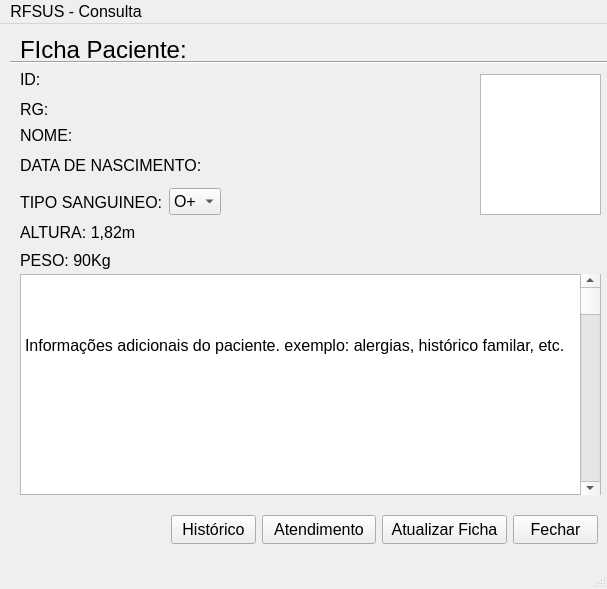
<?xml version="1.0" encoding="UTF-8"?>
<ui version="4.0">
 <class>consulta</class>
 <widget class="QMainWindow" name="consulta">
  <property name="geometry">
   <rect>
    <x>0</x>
    <y>0</y>
    <width>607</width>
    <height>589</height>
   </rect>
  </property>
  <property name="minimumSize">
   <size>
    <width>607</width>
    <height>589</height>
   </size>
  </property>
  <property name="maximumSize">
   <size>
    <width>607</width>
    <height>589</height>
   </size>
  </property>
  <property name="font">
   <font>
    <pointsize>12</pointsize>
   </font>
  </property>
  <property name="windowTitle">
   <string>MainWindow</string>
  </property>
  <widget class="QWidget" name="centralwidget">
   <widget class="QLabel" name="label">
    <property name="geometry">
     <rect>
      <x>20</x>
      <y>10</y>
      <width>211</width>
      <height>31</height>
     </rect>
    </property>
    <property name="font">
     <font>
      <family>Arial</family>
      <pointsize>18</pointsize>
     </font>
    </property>
    <property name="text">
     <string>FIcha Paciente:</string>
    </property>
   </widget>
   <widget class="Line" name="line">
    <property name="geometry">
     <rect>
      <x>10</x>
      <y>30</y>
      <width>621</width>
      <height>16</height>
     </rect>
    </property>
    <property name="orientation">
     <enum>Qt::Horizontal</enum>
    </property>
   </widget>
   <widget class="QLabel" name="identificacaoLabelNome">
    <property name="geometry">
     <rect>
      <x>20</x>
      <y>100</y>
      <width>371</width>
      <height>23</height>
     </rect>
    </property>
    <property name="font">
     <font>
      <family>Arial</family>
      <pointsize>12</pointsize>
     </font>
    </property>
    <property name="text">
     <string>NOME:</string>
    </property>
   </widget>
   <widget class="QLabel" name="identificacaoLabelNascimento">
    <property name="geometry">
     <rect>
      <x>20</x>
      <y>130</y>
      <width>371</width>
      <height>23</height>
     </rect>
    </property>
    <property name="font">
     <font>
      <family>Arial</family>
      <pointsize>12</pointsize>
     </font>
    </property>
    <property name="text">
     <string>DATA DE NASCIMENTO:</string>
    </property>
   </widget>
   <widget class="QLabel" name="identificacaoLabelRG">
    <property name="geometry">
     <rect>
      <x>20</x>
      <y>70</y>
      <width>371</width>
      <height>31</height>
     </rect>
    </property>
    <property name="font">
     <font>
      <family>Arial</family>
      <pointsize>12</pointsize>
     </font>
    </property>
    <property name="text">
     <string>RG:</string>
    </property>
   </widget>
   <widget class="QLabel" name="identificacaoLabelRG_2">
    <property name="geometry">
     <rect>
      <x>20</x>
      <y>40</y>
      <width>371</width>
      <height>31</height>
     </rect>
    </property>
    <property name="font">
     <font>
      <family>Arial</family>
      <pointsize>12</pointsize>
     </font>
    </property>
    <property name="text">
     <string>ID:</string>
    </property>
   </widget>
   <widget class="QGraphicsView" name="identificacaoFoto">
    <property name="geometry">
     <rect>
      <x>480</x>
      <y>50</y>
      <width>121</width>
      <height>141</height>
     </rect>
    </property>
   </widget>
   <widget class="QLabel" name="label_2">
    <property name="geometry">
     <rect>
      <x>20</x>
      <y>200</y>
      <width>371</width>
      <height>17</height>
     </rect>
    </property>
    <property name="font">
     <font>
      <family>Arial</family>
      <pointsize>12</pointsize>
     </font>
    </property>
    <property name="text">
     <string>ALTURA: 1,82m</string>
    </property>
   </widget>
   <widget class="QLabel" name="label_3">
    <property name="geometry">
     <rect>
      <x>20</x>
      <y>226</y>
      <width>371</width>
      <height>21</height>
     </rect>
    </property>
    <property name="font">
     <font>
      <family>Arial</family>
      <pointsize>12</pointsize>
     </font>
    </property>
    <property name="text">
     <string>PESO: 90Kg</string>
    </property>
   </widget>
   <widget class="QTextBrowser" name="textBrowser">
    <property name="geometry">
     <rect>
      <x>20</x>
      <y>250</y>
      <width>581</width>
      <height>221</height>
     </rect>
    </property>
    <property name="html">
     <string>&lt;!DOCTYPE HTML PUBLIC &quot;-//W3C//DTD HTML 4.0//EN&quot; &quot;http://www.w3.org/TR/REC-html40/strict.dtd&quot;&gt;
&lt;html&gt;&lt;head&gt;&lt;meta name=&quot;qrichtext&quot; content=&quot;1&quot; /&gt;&lt;style type=&quot;text/css&quot;&gt;
p, li { white-space: pre-wrap; }
&lt;/style&gt;&lt;/head&gt;&lt;body style=&quot; font-family:'Ubuntu'; font-size:12pt; font-weight:400; font-style:normal;&quot;&gt;
&lt;p style=&quot; margin-top:0px; margin-bottom:0px; margin-left:0px; margin-right:0px; -qt-block-indent:0; text-indent:0px;&quot;&gt;       &lt;/p&gt;
&lt;p style=&quot;-qt-paragraph-type:empty; margin-top:0px; margin-bottom:0px; margin-left:0px; margin-right:0px; -qt-block-indent:0; text-indent:0px;&quot;&gt;&lt;br /&gt;&lt;/p&gt;
&lt;p style=&quot;-qt-paragraph-type:empty; margin-top:0px; margin-bottom:0px; margin-left:0px; margin-right:0px; -qt-block-indent:0; text-indent:0px;&quot;&gt;&lt;br /&gt;&lt;/p&gt;
&lt;p style=&quot; margin-top:0px; margin-bottom:0px; margin-left:0px; margin-right:0px; -qt-block-indent:0; text-indent:0px;&quot;&gt;Informações adicionais do paciente. exemplo: alergias, histórico familar, etc.&lt;/p&gt;&lt;/body&gt;&lt;/html&gt;</string>
    </property>
   </widget>
   <widget class="QScrollBar" name="verticalScrollBar">
    <property name="geometry">
     <rect>
      <x>580</x>
      <y>250</y>
      <width>20</width>
      <height>221</height>
     </rect>
    </property>
    <property name="orientation">
     <enum>Qt::Vertical</enum>
    </property>
   </widget>
   <widget class="QPushButton" name="identificacaoBotaoLimpar">
    <property name="geometry">
     <rect>
      <x>513</x>
      <y>491</y>
      <width>85</width>
      <height>29</height>
     </rect>
    </property>
    <property name="font">
     <font>
      <pointsize>12</pointsize>
     </font>
    </property>
    <property name="text">
     <string>Fechar</string>
    </property>
   </widget>
   <widget class="QPushButton" name="identificacaoBotaoLimpar_2">
    <property name="geometry">
     <rect>
      <x>382</x>
      <y>491</y>
      <width>125</width>
      <height>29</height>
     </rect>
    </property>
    <property name="font">
     <font>
      <pointsize>12</pointsize>
     </font>
    </property>
    <property name="text">
     <string>Atualizar Ficha</string>
    </property>
   </widget>
   <widget class="QPushButton" name="identificacaoBotaoLimpar_3">
    <property name="geometry">
     <rect>
      <x>262</x>
      <y>491</y>
      <width>114</width>
      <height>29</height>
     </rect>
    </property>
    <property name="font">
     <font>
      <pointsize>12</pointsize>
     </font>
    </property>
    <property name="text">
     <string>Atendimento</string>
    </property>
   </widget>
   <widget class="QPushButton" name="identificacaoBotaoLimpar_4">
    <property name="geometry">
     <rect>
      <x>171</x>
      <y>491</y>
      <width>85</width>
      <height>29</height>
     </rect>
    </property>
    <property name="font">
     <font>
      <pointsize>12</pointsize>
     </font>
    </property>
    <property name="text">
     <string>Histórico</string>
    </property>
   </widget>
   <widget class="QWidget" name="">
    <property name="geometry">
     <rect>
      <x>20</x>
      <y>160</y>
      <width>201</width>
      <height>36</height>
     </rect>
    </property>
    <layout class="QHBoxLayout" name="horizontalLayout">
     <item>
      <widget class="QLabel" name="identificacaoLabelNascimento_2">
       <property name="font">
        <font>
         <family>Arial</family>
         <pointsize>12</pointsize>
        </font>
       </property>
       <property name="text">
        <string>TIPO SANGUINEO:</string>
       </property>
      </widget>
     </item>
     <item>
      <widget class="QComboBox" name="comboBox">
       <item>
        <property name="text">
         <string>O+</string>
        </property>
       </item>
       <item>
        <property name="text">
         <string>O-</string>
        </property>
       </item>
       <item>
        <property name="text">
         <string>A+</string>
        </property>
       </item>
      </widget>
     </item>
    </layout>
   </widget>
  </widget>
  <widget class="QMenuBar" name="menubar">
   <property name="geometry">
    <rect>
     <x>0</x>
     <y>0</y>
     <width>607</width>
     <height>27</height>
    </rect>
   </property>
   <widget class="QMenu" name="menuRFSUS_Consulta">
    <property name="title">
     <string>RFSUS - Consulta</string>
    </property>
   </widget>
   <addaction name="menuRFSUS_Consulta"/>
  </widget>
  <widget class="QStatusBar" name="statusbar"/>
 </widget>
 <resources/>
 <connections/>
</ui>
